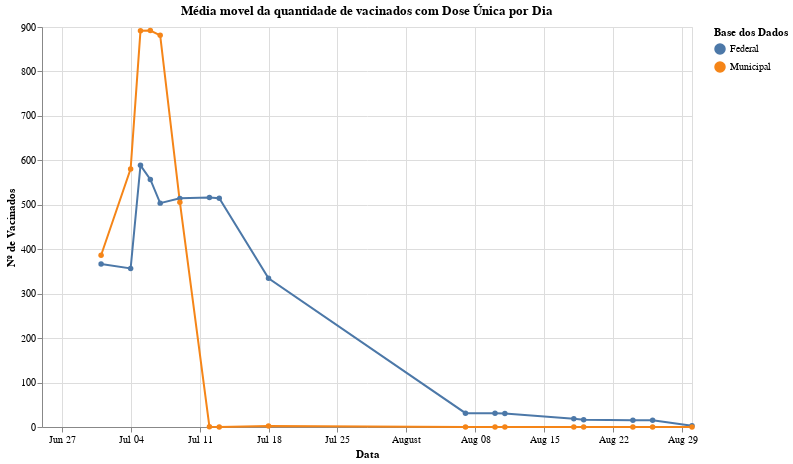

Notebook code for this chart:
### Markdown cell above
### Média Movel (7 dias) da Aplicação da Dose Única

### Code cell
criar_mark_line(vacinadosDoseUnicaPorDiaMedMovel, 'Média movel da quantidade de vacinados com Dose Única por Dia', True)

### Figure 1 — Vega-Lite specification as saved in the notebook (floating-point values rounded to 4 significant figures)
{"config": {"view": {"continuousWidth": 400, "continuousHeight": 300}}, "data": {"name": "data-de6e17e0558c66b030c5005e6d035b94"}, "mark": {"type": "line", "point": true}, "encoding": {"color": {"type": "nominal", "field": "fonte_dados", "title": "Base dos Dados"}, "x": {"type": "temporal", "field": "data", "title": "Data"}, "y": {"type": "quantitative", "field": "aplic_por_dia", "title": "Nº de Vacinados"}}, "height": 400, "title": "Média movel da quantidade de vacinados com Dose Única por Dia", "width": 650, "$schema": "https://vega.github.io/schema/vega-lite/v4.8.1.json", "datasets": {"data-de6e17e0558c66b030c5005e6d035b94": [{"data": "2021-06-25", "fonte_dados": "Federal", "aplic_por_dia": null}, {"data": "2021-06-26", "fonte_dados": "Federal", "aplic_por_dia": null}, {"data": "2021-06-27", "fonte_dados": "Federal", "aplic_por_dia": null}, {"data": "2021-06-28", "fonte_dados": "Federal", "aplic_por_dia": null}, {"data": "2021-06-29", "fonte_dados": "Federal", "aplic_por_dia": null}, {"data": "2021-06-30", "fonte_dados": "Federal", "aplic_por_dia": null}, {"data": "2021-07-01", "fonte_dados": "Federal", "aplic_por_dia": 367.0}, {"data": "2021-07-04", "fonte_dados": "Federal", "aplic_por_dia": 356.9}, {"data": "2021-07-05", "fonte_dados": "Federal", "aplic_por_dia": 588.7}, {"data": "2021-07-06", "fonte_dados": "Federal", "aplic_por_dia": 557.0}, {"data": "2021-07-07", "fonte_dados": "Federal", "aplic_por_dia": 503.7}, {"data": "2021-07-09", "fonte_dados": "Federal", "aplic_por_dia": 514.4}, {"data": "2021-07-12", "fonte_dados": "Federal", "aplic_por_dia": 516.4}, {"data": "2021-07-13", "fonte_dados": "Federal", "aplic_por_dia": 514.7}, {"data": "2021-07-18", "fonte_dados": "Federal", "aplic_por_dia": 334.6}, {"data": "2021-08-07", "fonte_dados": "Federal", "aplic_por_dia": 31.14}, {"data": "2021-08-10", "fonte_dados": "Federal", "aplic_por_dia": 31.14}, {"data": "2021-08-11", "fonte_dados": "Federal", "aplic_por_dia": 30.57}, {"data": "2021-08-18", "fonte_dados": "Federal", "aplic_por_dia": 18.57}, {"data": "2021-08-19", "fonte_dados": "Federal", "aplic_por_dia": 16.43}, {"data": "2021-08-24", "fonte_dados": "Federal", "aplic_por_dia": 15.0}, {"data": "2021-08-26", "fonte_dados": "Federal", "aplic_por_dia": 15.43}, {"data": "2021-08-30", "fonte_dados": "Federal", "aplic_por_dia": 2.714}, {"data": "2021-06-25", "fonte_dados": "Municipal", "aplic_por_dia": null}, {"data": "2021-06-26", "fonte_dados": "Municipal", "aplic_por_dia": null}, {"data": "2021-06-27", "fonte_dados": "Municipal", "aplic_por_dia": null}, {"data": "2021-06-28", "fonte_dados": "Municipal", "aplic_por_dia": null}, {"data": "2021-06-29", "fonte_dados": "Municipal", "aplic_por_dia": null}, {"data": "2021-06-30", "fonte_dados": "Municipal", "aplic_por_dia": null}, {"data": "2021-07-01", "fonte_dados": "Municipal", "aplic_por_dia": 386.4}, {"data": "2021-07-04", "fonte_dados": "Municipal", "aplic_por_dia": 580.7}, {"data": "2021-07-05", "fonte_dados": "Municipal", "aplic_por_dia": 891.4}, {"data": "2021-07-06", "fonte_dados": "Municipal", "aplic_por_dia": 892.1}, {"data": "2021-07-07", "fonte_dados": "Municipal", "aplic_por_dia": 881.3}, {"data": "2021-07-09", "fonte_dados": "Municipal", "aplic_por_dia": 505.7}, {"data": "2021-07-12", "fonte_dados": "Municipal", "aplic_por_dia": 0.7143}, {"data": "2021-07-13", "fonte_dados": "Municipal", "aplic_por_dia": 0.0}, {"data": "2021-07-18", "fonte_dados": "Municipal", "aplic_por_dia": 2.0}, {"data": "2021-08-07", "fonte_dados": "Municipal", "aplic_por_dia": 0.0}, {"data": "2021-08-10", "fonte_dados": "Municipal", "aplic_por_dia": 0.0}, {"data": "2021-08-11", "fonte_dados": "Municipal", "aplic_por_dia": 0.0}, {"data": "2021-08-18", "fonte_dados": "Municipal", "aplic_por_dia": 0.0}, {"data": "2021-08-19", "fonte_dados": "Municipal", "aplic_por_dia": 0.0}, {"data": "2021-08-24", "fonte_dados": "Municipal", "aplic_por_dia": 0.0}, {"data": "2021-08-26", "fonte_dados": "Municipal", "aplic_por_dia": 0.0}, {"data": "2021-08-30", "fonte_dados": "Municipal", "aplic_por_dia": 0.0}]}}
